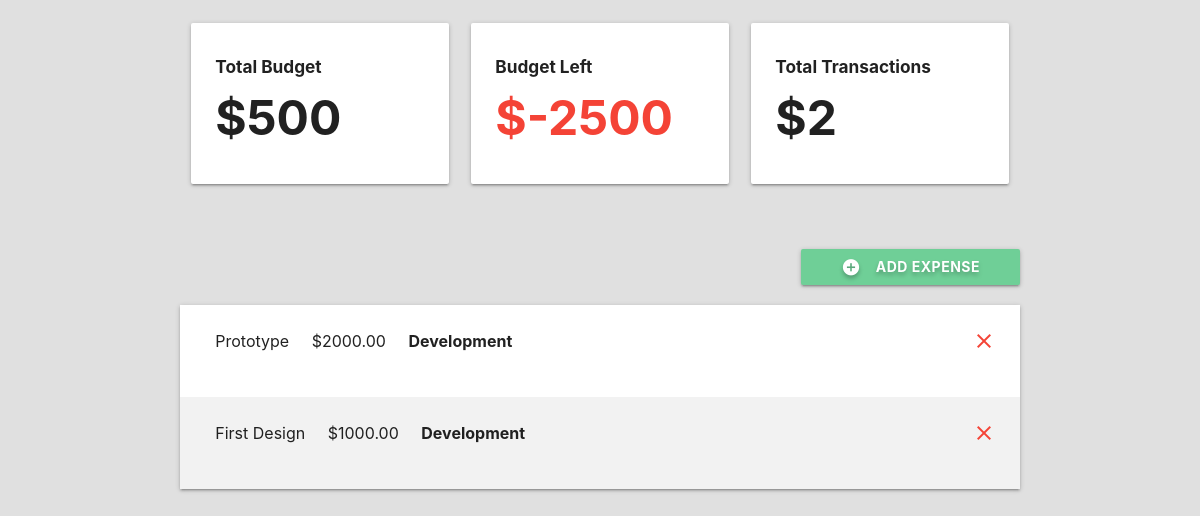
/desktop-app, run on an earlier commit of the app's database.
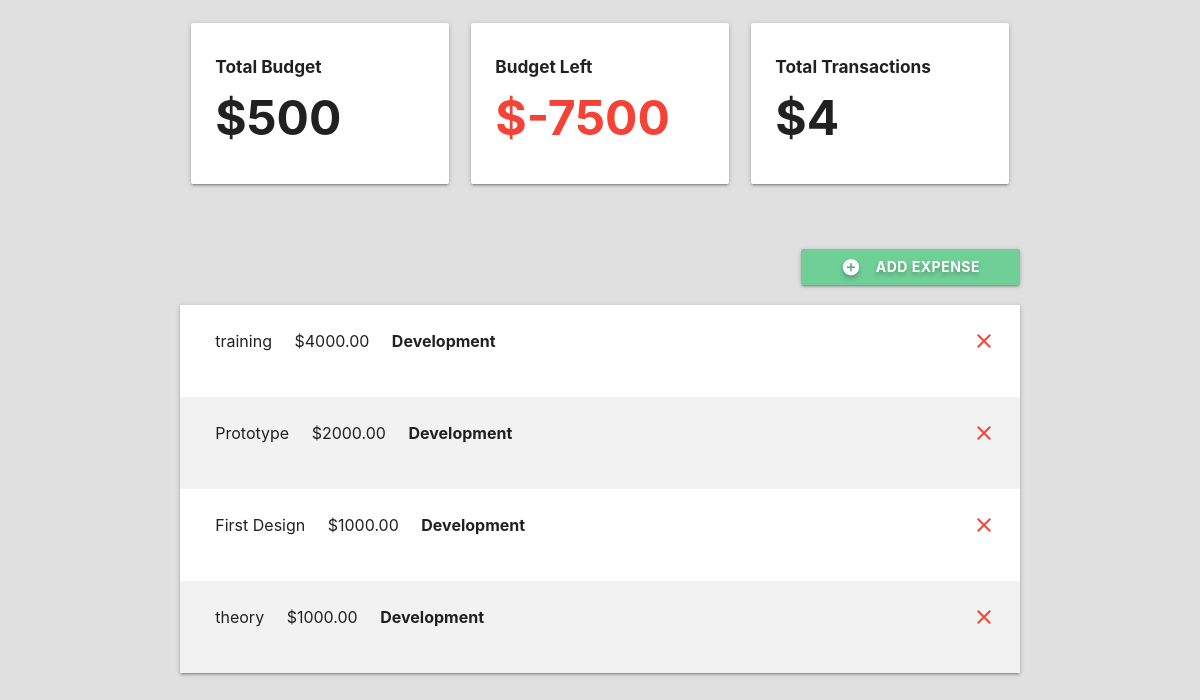
And on a later commit of the database.
### budget/models.py (models this page shows, shortened)
class Project(models.Model):
    name=models.CharField(max_length=100)
    slug=models.SlugField(max_length=100,unique=True,blank=True)
    budget=models.IntegerField()
    def budget_left(self):
        expense_list=Expense.objects.filter(project=self)
        total_expense_amount = 0
        for expense in expense_list:
            total_expense_amount += expense.amount
        total_expense_amount=int(total_expense_amount)
        return self.budget - total_expense_amount
    def total_transactions(self):
        expense_list=Expense.objects.filter(project=self)
        return len(expense_list)

class Expense(models.Model):
    project=models.ForeignKey(Project,on_delete=models.CASCADE,related_name='expenses')
    title=models.CharField(max_length=100)
    amount=models.DecimalField(max_digits=8,decimal_places=2)
    category=models.ForeignKey(Category,on_delete=models.CASCADE)
    class Meta:
        ordering=('-amount',)

class Category(models.Model):
    project=models.ForeignKey(Project,on_delete=models.CASCADE)
    name=models.CharField(max_length=50)

### budget/views.py (the view, shortened to what this page needs)
# urls.py: path('<slug:project_slug>',views.project_detail,name='detail')
def project_detail(request,project_slug):
    project=get_object_or_404(Project,slug=project_slug)
    if request.method=='GET':
        category_list=Category.objects.filter(project=project)
        return render(request,'budget/project-detail.html',{'project':project,'expense_list':project.expenses.all(),'category_list':category_list})
    elif request.method=='DELETE':
        id=json.loads(request.body)['id']
        expense=Expense.objects.get(id=id)
        expense.delete()
        return HttpResponse('')
    return HttpResponseRedirect(project_slug)

### budget/templates/budget/project-detail.html (shortened to what this page needs)
{% extends 'budget/base.html' %}
{% block content %}
<div class="container">
<section class="section section-stats">
  <div class="row">
    <div class="col s12 m4 14">
      <div class="card-panel">
        <h6 class="bold">Total Budget</h6>
        <h1 class="bold">${{project.budget}}</h1>
        </div>
  </div>
  <div class="col s12 m4 14">
    <div class="card-panel">
      <h6 class="bold">Budget Left</h6>
      {% if project.budget_left > 0 %}
        <h1 class="bold green-text">${{ project.budget_left }}</h1>
      {% elif project.budget_left == 0 %}
      <h1 class="bold orange-text">${{ project.budget_left }}</h1>
      {% else %}
      <h1 class="bold red-text">${{ project.budget_left }}</h1>
      {% endif %}
      </div>
</div>
<div class="col s12 m4 14">
  <div class="card-panel">
    <h6 class="bold">Total Transactions</h6>
    <h1 class="bold">${{ project.total_transactions }}</h1>
    </div>
</div>
</div>
  </section>
  <section class="section section-expenses">
    <div class="row">
<button class="btn waves-effect right modal-trigger" href="#expenseModal">
<i class="material-icons white-text left">add_circle</i>
  Add Expense
</button>
    </div>
    <ul class="z-depth-1">
      {% for expense in expense_list %}
      <li>
        <div class="card-panel z-depth-0 expense">
          <div class="row">
          <div class="col 16">
          <span class="title">{{expense.title}}</span>
          </div>
          <div class="col 13">
          <span class="title">${{expense.amount}}</span>
          </div>
          <div class="col 1">
          <span class="title bold">{{expense.category.name}}</span>
          </div>
          <a class="close icon" onclick="deleteExpense(this)" data-id="{{expense.id}}">
            <i class="material-icons red-text right">close</i>
            </a>
          </div>
          </div>
        </li>
      {% endfor %}
    </ul>
    </section>
  </div>
{% endblock %}

### budget/templates/budget/base.html (shortened to what this page needs)
{% load static %}
<!DOCTYPE html>
<html lang="en" dir="ltr">
  <head>
    <link rel="stylesheet" href="{% static 'css/styles.css' %}">
    <link rel="stylesheet" href="https://cdnjs.cloudflare.com/ajax/libs/materialize/1.0.0/css/materialize.min.css">
  </head>
  <body>
    {% block content %}
    {% endblock %}
  </body>
</html>

### budget/static/css/styles.css (style rules this page uses)
html { font-family:'Montserrat'; background-color:#E0E0E0; }
h1,h6 { font-weight:bold; }
.bold { font-weight:bold; }
.row { margin:0;! important; }
.section-stats h1 { font-size:4vw; margin:15px 0px; }
.section-expenses button { padding:0px 40px; font-weight:bold; text-shadow: 0px 3px 4px rgba(0,0,0,.25); background-color:#6FCF97; }
.section-expenses .expense { font-size:16px; border-radius:0; margin:0; }
.section-expenses li:nth-child(even) .expense { background-color:#F2F2F2; }

What changed in the data, as far as the page shows it:
computed for Project: budget_left "-2500" → "-7500"; total_transactions "2" → "4"
added Expense: title "training", amount "4000.00", category.name "Development"
added Expense: title "theory", amount "1000.00", category.name "Development"
